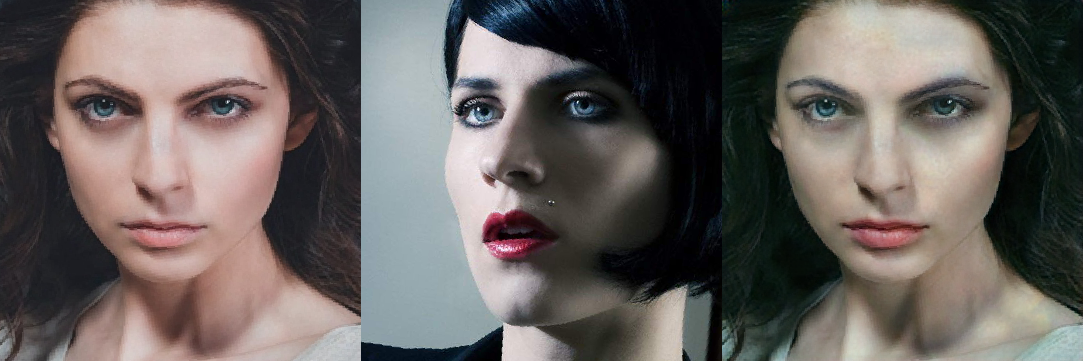
#> input picture Mypsd_2969_201012102201250011B_all.png, 1083 x 361 px, found by its file name
$ python -i resize.py   (imports and definitions only)
#> lines starting #> are read from the running program, lines starting #| are printed output that depends on the picture; after the words box and inside, x2 and y2 are one past the last pixel; in counts of white or black regions, pixels touching at a corner belong together
import os
import cv2
from PIL import Image
#
# 打开原始图像
def resize_image(file_name):
    image = Image.open(f'GeomConsistentFR/FFHQ_skin_masks/{file_name}')
#> image is the input picture: PIL image 1083x361 RGB; mean R, G, B 103.5, 97.2, 94.1
    resized_image = image.resize((256, 256))
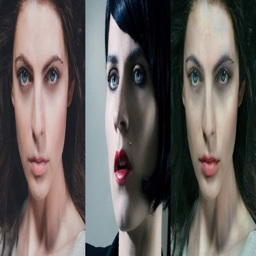
#> resized_image: PIL image 256x256 RGB; mean R, G, B 103.6, 97.2, 94.1
    resized_image.save(f'GeomConsistentFR/FFHQ_skin_masks/{file_name}')
    image = cv2.imread(f'GeomConsistentFR/FFHQ_skin_masks/{file_name}')
#> image: shape (256, 256, 3)
    gray_image = cv2.cvtColor(image, cv2.COLOR_BGR2GRAY)
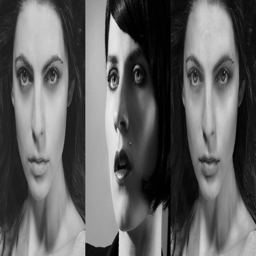
#> gray_image: shape (256, 256); min 0, max 236, mean 98.7
    _, binary_image = cv2.threshold(gray_image, 127, 255, cv2.THRESH_BINARY)
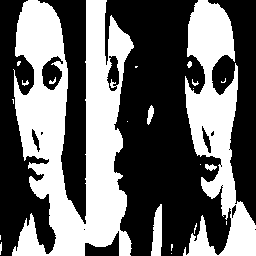
#> binary_image: shape (256, 256); 41.5% white; 22 white regions (12 under 20 px), largest, box (x1, y1, x2, y2) and area: (12, 0, 134, 256) 18023, (183, 0, 256, 256) 8459, (151, 204, 162, 256) 419
    cv2.imwrite(f'GeomConsistentFR/FFHQ_skin_masks/{file_name}', binary_image)
    return binary_image

>>> result = resize_image('../Mypsd_2969_201012102201250011B_all.png')
